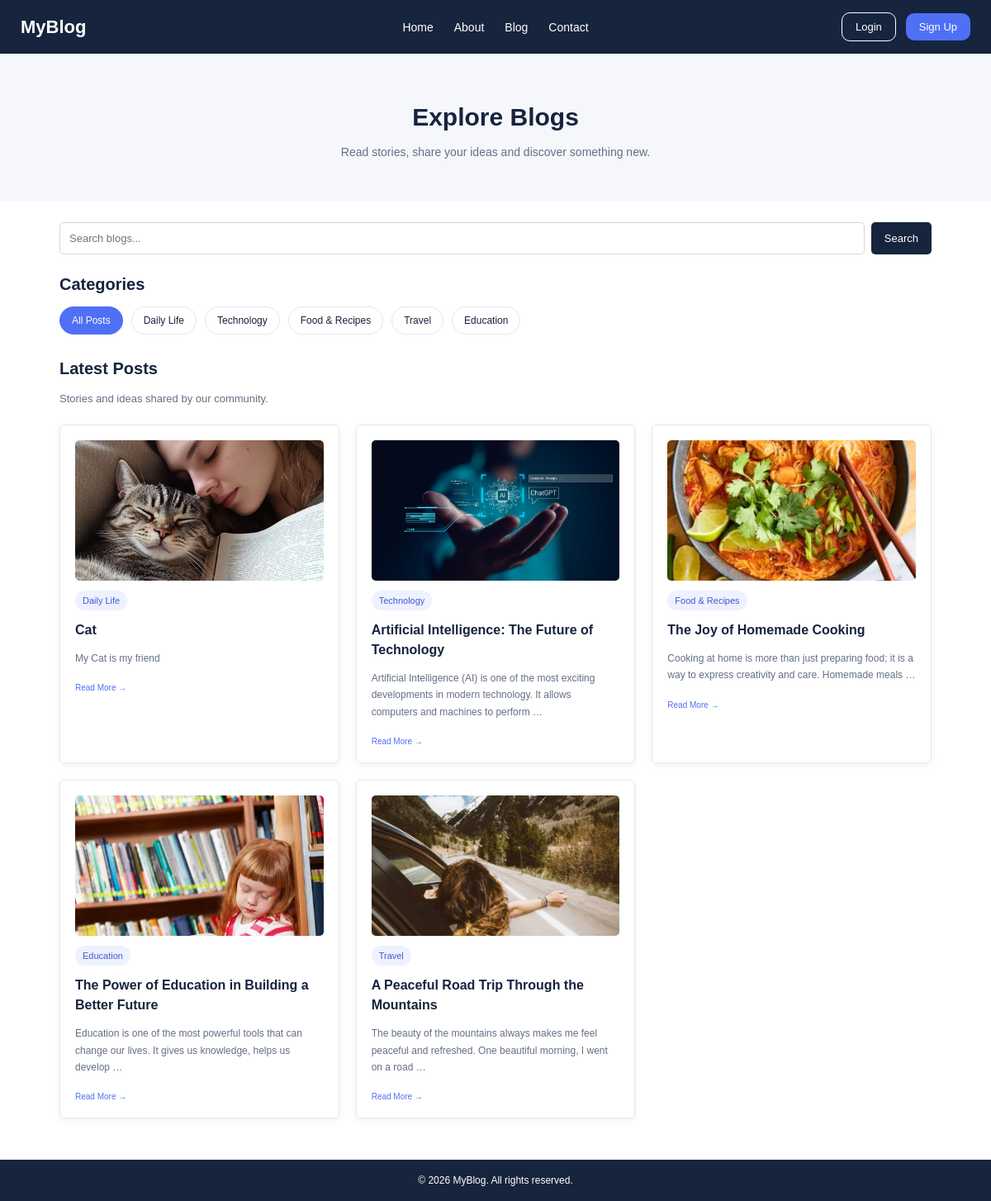
Screenshot of /blog/ with the database file from the repository.
### blogs/models.py (models this page shows, shortened)
class Category(models.Model):
    name = models.CharField(max_length=100, unique=True)
    description = models.TextField(blank=True)

class BlogPost(models.Model):
    STATUS_CHOICES = [
        ('draft', 'Draft'),
        ('published', 'Published'),
    ]
    title = models.CharField(max_length=200)
    content = models.TextField()
    image = models.ImageField(
        upload_to='blog_images/',
        blank=True,
        null=True
    )
    author = models.ForeignKey(
        settings.AUTH_USER_MODEL,
        on_delete=models.CASCADE,
        related_name='blog_posts',
    )
    category = models.ForeignKey(
        Category,
        on_delete=models.PROTECT,
        related_name='blog_posts',
        null=True,
        blank=True
    )
    status = models.CharField(
        max_length=10,
        choices=STATUS_CHOICES,
        default='draft',
    )
    created_at = models.DateTimeField(auto_now_add=True)
    updated_at = models.DateTimeField(auto_now=True)

### blogs/views.py (the view)
# urls.py: 2. Add a URL to urlpatterns:  path('blog/', include('blog.urls'))
def blog(request):
    posts = BlogPost.objects.filter(
       status = 'published'
    ).select_related('author', 'category').order_by('-created_at')
    category_id = request.GET.get('category')
    search_query = request.GET.get('search', '').strip()
    selected_category = None
    if category_id and category_id.isdigit():
       selected_category = Category.objects.filter(
          id=category_id
       ).first()
       posts = posts.filter(category_id=category_id)
    if search_query:
       posts = posts.filter(
          Q(title__icontains=search_query) |
          Q(content__icontains=search_query)
       )
    categories = Category.objects.all()
    context = {
       'posts': posts,
       'categories': categories,
       'selected_category': selected_category,
       'search_query': search_query,
    }
    return render(request, "blog.html", context)

### blogs/templates/blog.html (shortened to what this page needs)
{% load static %}
<!DOCTYPE html>
<html>
<head>
    <link rel="stylesheet" href="{% static 'style.css' %}">
</head>
<body>
    <header>
        <div class="logo">MyBlog</div>
        <nav class="nav-links">
            <ul>
                <li>
                    <a href="{% url 'blogs' %}">Home</a>
                </li>
                <li>
                    <a href="{% url 'about' %}#about">About</a>
                </li>
                <li>
                    <a href="{% url 'blog' %}" class="active">Blog</a>
                </li>
                <li>
                    <a href="{% url 'contact' %}#contact">Contact</a>
                </li>
            </ul>
        </nav>
        <div class="buttons">
            {% if user.is_authenticated %}
                <div class="profile-section">
                <div class="profile-icon">
                    <img src="{% static 'images/profile.png' %}" alt="Profile">
                </div>
                <span class="profile-name">
                    {{ user.get_full_name|default:user.username }}
                </span>
                <form method="POST" action="{% url 'logout' %}">
                    {% csrf_token %}
                    <button type="submit" class="btn logout">
                        Logout
                    </button>
                </form>
            </div>
            {% else %}
               <a href="{% url 'login' %}" class="btn login">Login</a>
               <a href="{% url 'signup' %}" class="btn signup">Sign Up</a>
            {% endif %}
        </div>
    </header>
    <section class="blog-intro">
        <h1>Explore Blogs</h1>
        <p>Read stories, share your ideas and discover something new.</p>
    </section>
    <main class="blog-container">
        <div class="blog-top">
            <form method="GET" action="{% url 'blog' %}" class="blog-search">
                <input
                type="text"
                name="search"
                placeholder="Search blogs..."
                value="{{ search_query }}"
                >
                <button type="submit">Search</button>
            </form>
        </div>
        <section class="blog-category-section">
            <h2>Categories</h2>
            <div class="category-list">
                <a href="{% url 'blog' %}"
                class="category-link {% if not selected_category %}active{% endif %}">
                 All Posts
                </a>
                {% for category in categories %}
                   <a href="{% url 'blog' %}?category={{ category.id }}"
                    class="category-link {% if selected_category.id == category.id %}active{% endif %}">
                    {{ category.name }}
                </a>
                {% empty %}
                   <span>No categories available.</span>
                {% endfor %}
            </div>
        </section>
        <section class="latest-blogs" id="all-posts">
            <h2>Latest Posts</h2>
            <p class="blog-subtitle">
                Stories and ideas shared by our community.
            </p>
            <div class="blog-posts">
                {% for post in posts %}
                <article class="blog-card">
                  {% if post.image %}
                      <img src="{{ post.image.url }}"
                      alt="{{ post.title }}"
                      class="blog-image">
                 {% elif post.category %}
                    {% if post.category.name == "Daily Life" %}
                    <img src="{% static 'images/alone .jpeg' %}"
                         alt="Daily life blog"
                         class="blog-image">
                    {% elif post.category.name == "Technology" %}
                    <img src="{% static 'images/tech.jpeg' %}"
                         alt="Technology blog"
                         class="blog-image">
                   {% elif post.category.name == "Food & Recipes" %}
                    <img src="{% static 'images/breakfast.jpeg' %}"
                         alt="Food and recipes blog"
                         class="blog-image">
                    {% elif post.category.name == "Travel" %}
                    <img src="{% static 'images/travel.jpeg' %}"
                         alt="Travel blog"
                         class="blog-image">
                    {% elif post.category.name == "Education" %}
                    <img src="{% static 'images/education.jpeg' %}"
                         alt="Education blog"
                         class="blog-image">
                    {% else %}
                    <img src="{% static 'images/alone .jpeg' %}"
                         alt="Blog"
                         class="blog-image">
                    {% endif %}
                    {% else %}
                    <img src="{% static 'images/alone .jpeg' %}"
                         alt="Blog"
                         class="blog-image">
                    {% endif %}
                    <span class="blog-tag">
                        {{ post.category.name|default:"Uncategorized" }}
                    </span>
                    <h3>{{ post.title }}</h3>
                    <p class="blog-description">
                        {{ post.content|truncatewords:20 }}
                    </p>
                    <a href="{% url 'blog_detail' post.id %}?next={{ request.path|urlencode }}"
                       class="read-more">
                        Read More &rarr;
                    </a>
              </article>
            {% empty %}
                <p>No published blog available yet.</p>
            {% endfor %}
            </div>
        </section>
    </main>
    <footer>
        <p>&copy; 2026 MyBlog. All rights reserved.</p>
    </footer>
</body>
</html>

### blogs/static/style.css (style rules this page uses)
body { margin: 0; font-family: Arial, sans-serif; color: #17243e; }
header { display: flex; align-items: center; justify-content: space-between; padding: 15px 25px; background-color: #17243e; color: white; gap: 20px; }
.logo { font-size: 22px; font-weight: bold; flex: 1; }
.nav-links { flex: 2; display: flex; justify-content: center; }
.nav-links ul { display: flex; justify-content: center; align-items: center; gap: 25px; list-style: none; margin: 0; padding: 0; }
.nav-links a { text-decoration: none; color: white; font-size: 14px; }
.buttons { flex: 1; display: flex; align-items: center; justify-content: flex-end; gap: 12px; }
.btn { display: inline-block; padding: 9px 16px; text-decoration: none; font-size: 13px; border-radius: 10px; }
.login { color: white; border: 1px solid white; }
.signup { background-color: #4f70f5; color: white; }
footer { background-color: #17243e; color: white; text-align: center; padding: 15px; }
footer p { font-size: 11px; margin: 0; }
.blog-intro { text-align: center; padding: 35px 20px; background-color: #f5f7fb; }
.blog-intro h1 { font-size: 30px; color: #17243e; margin-bottom: 12px; }
.blog-intro p { color: #647084; font-size: 14px; line-height: 1.6; }
.blog-container { padding: 25px 6%; background-color: white; }
.blog-top { display: flex; justify-content: space-between; align-items: center; gap: 15px; margin-bottom: 25px; }
.blog-search { display: flex; gap: 8px; flex: 1; }
.blog-search input { width: 100%; padding: 11px; border: 1px solid #d1d5db; border-radius: 5px; font-size: 13px; }
.blog-search button { padding: 10px 16px; background-color: #17243e; color: white; border: none; border-radius: 5px; cursor: pointer; font-size: 13px; }
.blog-category-section { margin-bottom: 30px; }
.blog-category-section h2, .latest-blogs h2 { font-size: 20px; color: #17243e; margin-bottom: 15px; }
.category-list { display: flex; flex-wrap: wrap; gap: 10px; }
.category-link { display: inline-block; padding: 9px 14px; border: 1px solid #e5e7eb; border-radius: 20px; text-decoration: none; color: #17243e; font-size: 12px; }
.category-link:hover, .category-link.active { background-color: #4f70f5; color: white; border-color: #4f70f5; }
.blog-subtitle { font-size: 13px; color: #647084; margin-bottom: 20px; line-height: 1.6; }
.blog-posts { display: grid; grid-template-columns: repeat(3, minmax(0, 1fr)); gap: 20px; }
.blog-card { width: auto; min-width: 0; box-sizing: border-box; padding: 18px; border: 1px solid #e5e7eb; border-radius: 6px; box-shadow: 0 2px 8px rgba(0, 0, 0, 0.06); background-color: white; }
.blog-image { display: block; width: 100%; height: 170px; object-fit: cover; border-radius: 5px; margin-bottom: 12px; }
.blog-tag { display: inline-block; background-color: #eef1ff; color: #405bd1; padding: 6px 9px; border-radius: 12px; font-size: 11px; }
.blog-card h3 { font-size: 16px; margin: 12px 0; line-height: 1.5; color: #17243e; }
.blog-description { font-size: 12px; line-height: 1.7; color: #647084; margin-bottom: 10px; }
.read-more { display: inline-block; color: #4f70f5; text-decoration: none; font-size: 10px; margin-top: 10px; }
footer { background-color: #17243e; color: white; text-align: center; padding: 18px; margin-top: 25px; }
footer p { font-size: 12px; }

### rows the page displays
Category: name "Daily Life"
Category: name "Technology"
Category: name "Food & Recipes"
Category: name "Travel"
Category: name "Education"
BlogPost: image (picture), category.name "Daily Life", title "Cat", content "My Cat is my friend"
BlogPost: image (picture), category.name "Technology", title "Artificial Intelligence: The Future of Technology", content "Artificial Intelligence (AI) is one of the most exciting developments in modern technology. It allows computers and machines to perform …"
BlogPost: image (picture), category.name "Food & Recipes", title "The Joy of Homemade Cooking", content "Cooking at home is more than just preparing food; it is a way to express creativity and care. Homemade meals …"
BlogPost: image (picture), category.name "Education", title "The Power of Education in Building a Better Future", content "Education is one of the most powerful tools that can change our lives. It gives us knowledge, helps us develop …"
BlogPost: category.name "Travel", title "A Peaceful Road Trip Through the Mountains", content "The beauty of the mountains always makes me feel peaceful and refreshed. One beautiful morning, I went on a road …"
